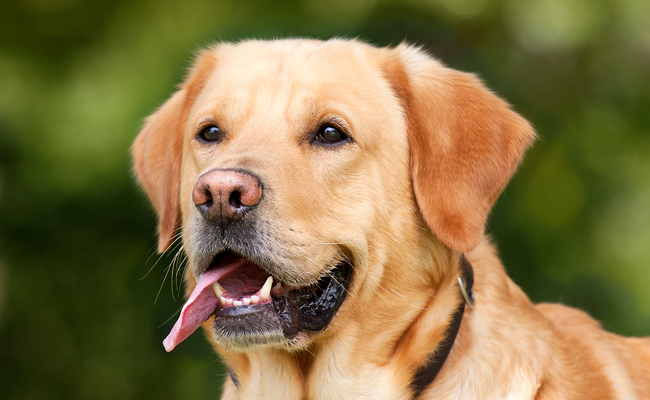
#> input picture project-based-learning/img/labrador.jpg, 650 x 400 px, found by its file name
$ jupyter execute --allow-errors PCA-image-compression.ipynb   (shell and % lines are left out)
#> lines starting #> are read from the running program, lines starting #| are printed output that depends on the picture
# Image compression using PCA

**Objectives**:

- Use a high-dimensional photo.
- Print the original photo.
- Reduce this photo's size to smaller dimension.
- Print size-by-size resulted photo and the original one.

**Note in this notebook**:

- `#`: comment command lines, you can uncomment to run them.
- `##`: describe of a command line, you can't run this.
- `###`: title of a block of related commmands.

## Load the libraries

[cell 1]
import matplotlib.pyplot as plt
import numpy as np
from sklearn.decomposition import PCA

import imageio # export images to files
from scipy import misc # import images for testing

import os # for calculating the images' size

## Connect to Google Drive

Colab Notebooks' files are store in `/content/drive/My Drive/Colab Notebooks/`.

[cell 2]
from google.colab import drive
#> (the rest of this cell did not finish here and is left out)

## Connecting to Git and working with it (optional)

We need to run the commands in this section separately with other sections!

[cell 3]
%cd /content/data-science-learning

## Grayscale images

### Load images

[cell 4]
### WORKING DIRECTORY
## if using git
# fdir = '/content/data-science-learning/project-based-learning/img/';

## if using google drive
fdir = '/content/drive/My Drive/Colab Notebooks/img/'

#### Images from Scipy

#> (a cell that did not finish here is left out)

#> (a cell that did not finish here is left out)

#### Images from Google Drive

[cell 7]
from PIL import Image # for the case of using google drive

[cell 8]
### USING GOOGLE DRIVE
fname = fdir + 'labrador.jpg'

imgGD = np.asarray(Image.open(fname).convert("L"))
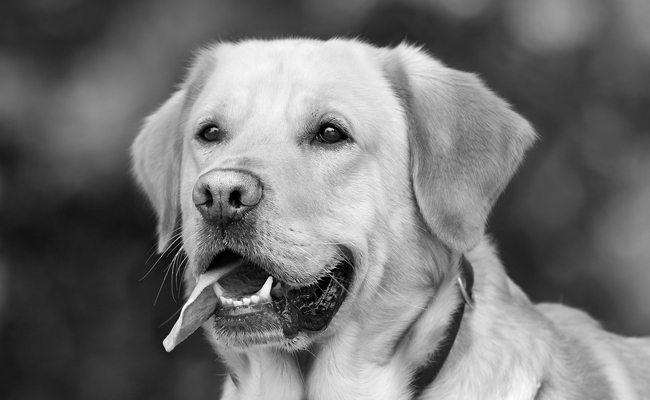
#> imgGD: shape (400, 650); min 0, max 255, mean 115
## If you have an L mode image, that means it is a single channel image - normally
##   interpreted as greyscale. The L means that is just stores the Luminance.
##   It is very compact, but only stores a greyscale, not colour.

plt.imshow(imgGD, cmap='gray', vmin=0, vmax=255)
plt.show()
#> (the rest of this cell did not finish here and is left out)

[cell 9]
## save to file
imageio.imwrite(fdir + 'labrador_bw.jpg', imgGD)
